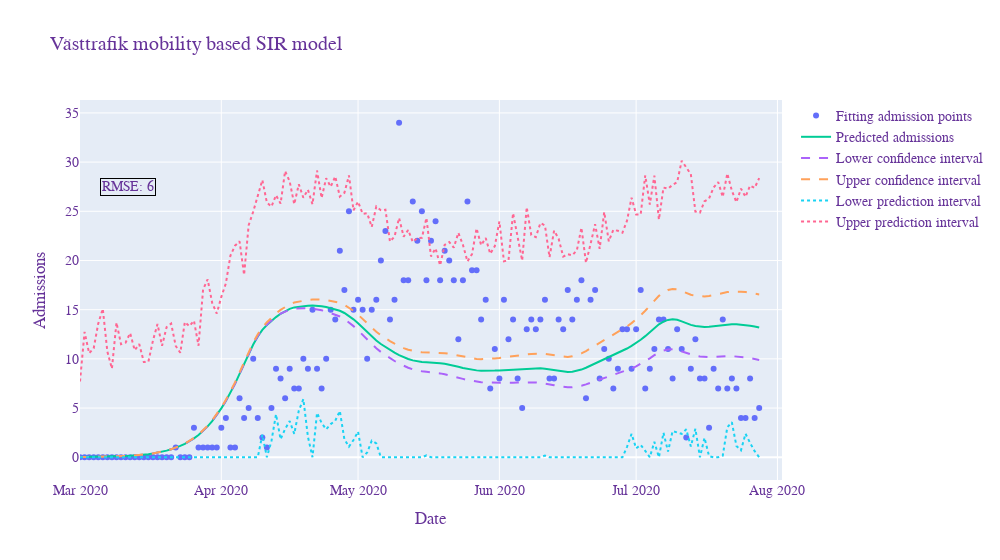

The code cell stored with this chart in its notebook:
### Markdown cell above
Plots confidence intervals of model

### Code cell
numBetas = 5 #number of betas used for normal dist for conf. intervalls
numEpsilon = 20

##################  Confidence intervall calculation
confint = np.zeros([prediction_time,2]) #defines confidence intervall arrays


# Generates an array of betas using normal dist.
betas=np.random.multivariate_normal(popt,pcov,numBetas) 
values = np.zeros((prediction_time,numBetas))

for beta in range(len(betas)): 
  values[:,beta] = (modelfunction(t,*betas[beta]))
  
for day in range(len(t)):
  confint[day,0]=np.quantile(values[day,:],0.025)
  confint[day,1]=np.quantile(values[day,:],0.975)
  

##################  Prediction intervall calculation
#få med beta skattning i predictionsintervall, dvs generera beta och fel för varje dag 

std_residual = np.std(modelfunction(t_fittingdata,*popt)-dailyAdmissions[:fittingPoints], ddof=2) #calcuales standard deviation of residual between model and data
predint = np.zeros([prediction_time,2])

temp = []
pred_matrix = np.zeros((prediction_time,(numBetas*numEpsilon)))
for day in range(prediction_time): #loops trough model values each day a adds the error values generated from t-dist to each prediction 
  for beta in range(len(betas)):
      temp =  np.add(modelfunction(t,*betas[beta])[day],tdist.rvs(prediction_time,0,std_residual,numEpsilon))
      pred_matrix[day,(beta*numEpsilon):(beta*numEpsilon+numEpsilon)] = temp

for day in range(prediction_time): #calculates the prediction intervals
    predint[day,0] = np.quantile(pred_matrix[day],0.025)
    predint[day,1] = np.quantile(pred_matrix[day],0.975)
    
predint = np.clip(predint,0,None) #removes all negative values from lover prediction interval

fig = go.Figure() #Creates a plot using graph objects and then adds each graph to figure
fig.add_trace(go.Scatter( #plots the fitting admission data points
                    x=pd.Series(pd.date_range("2020-03-01", freq="D", periods=fittingPoints)), 
                    y=dailyAdmissions,
                    mode='markers',
                    name='Fitting admission points'))
fig.add_trace(go.Scatter( #plots all the available admission data points
                    x=pd.Series(pd.date_range(pd.to_datetime('2020-03-01')+timedelta(weeks=fittingPoints), freq="D", periods=prediction_time-fittingPoints)),
                    y=dailyAdmissions[fittingPoints:],
                    mode='markers',
                    marker=dict(
                        color='red',
                    ),
                    name='Admission data'))
fig.add_trace(go.Scatter(
                    x=pd.Series(pd.date_range("2020-03-01", freq="D", periods=prediction_time)), 
                    y=modelfunction(t,*popt),
                    mode='lines',
                    name='Predicted admissions'))
fig.add_trace(go.Scatter(
                    x=pd.Series(pd.date_range("2020-03-01", freq="D", periods=prediction_time)), 
                    y=confint[:,0],
                    mode='lines',
                    name='Lower confidence interval',
                    line = dict( width=2, dash='dash')))
fig.add_trace(go.Scatter(
                    x=pd.Series(pd.date_range("2020-03-01", freq="D", periods=prediction_time)), 
                    y=confint[:,1],
                    mode='lines',
                    name='Upper confidence interval',
                    line = dict(width=2, dash='dash')))
fig.add_trace(go.Scatter(
                    x=pd.Series(pd.date_range("2020-03-01", freq="D", periods=prediction_time)), 
                    y=predint[:,0],
                    mode='lines',
                    name='Lower prediction interval',
                    line = dict(width=2, dash='dot')))
fig.add_trace(go.Scatter(
                    x=pd.Series(pd.date_range("2020-03-01", freq="D", periods=prediction_time)), 
                    y=predint[:,1],
                    mode='lines',
                    name='Upper prediction interval',
                    line = dict(width=2, dash='dot')))
fig.add_annotation(x=pd.to_datetime("2020-03-01"),y=0, 
                   text=f"RMSE: {math.floor(mean_squared_error(dailyAdmissions[:prediction_time],modelfunction(t,*popt), squared = False))}",
                   showarrow=False,
                   bordercolor="black",
                   xshift=48,
                   yshift=270
                  )
fig.update_layout(
                    title='Västtrafik mobility based SIR model',
                    xaxis_title='Date',
                    yaxis_title='Admissions',
                    autosize=False,
                    width=1000,
                    xaxis_range=["2020-03-01","2020-08-02"],
                    
                    font=dict(
                      family="Courier New, monospace",
                      size=14,
                      color="RebeccaPurple"
                    )
)
fig.show()

### Figure 1 — Plotly figure (JSON) as saved in the notebook; plotly's stock layout.template omitted (floating-point values rounded to 4 significant figures; data arrays with more than 128 entries replaced by an {"elided": "..."} marker saying what was removed)
{"data": [{"mode": "markers", "name": "Fitting admission points", "type": "scatter", "x": {"elided": "150 str values"}, "y": {"elided": "173 int values"}}, {"marker": {"color": "red"}, "mode": "markers", "name": "Admission data", "type": "scatter", "x": [], "y": [5, 6, 0, 5, 5, 5, 4, 4, 3, 1, 2, 3, 3, 3, 5, 2, 2, 1, 1, 5, 3, 1, 1]}, {"mode": "lines", "name": "Predicted admissions", "type": "scatter", "x": {"elided": "150 str values"}, "y": {"elided": "150 float values"}}, {"line": {"dash": "dash", "width": 2}, "mode": "lines", "name": "Lower confidence interval", "type": "scatter", "x": {"elided": "150 str values"}, "y": {"elided": "150 float values"}}, {"line": {"dash": "dash", "width": 2}, "mode": "lines", "name": "Upper confidence interval", "type": "scatter", "x": {"elided": "150 str values"}, "y": {"elided": "150 float values"}}, {"line": {"dash": "dot", "width": 2}, "mode": "lines", "name": "Lower prediction interval", "type": "scatter", "x": {"elided": "150 str values"}, "y": {"elided": "150 float values"}}, {"line": {"dash": "dot", "width": 2}, "mode": "lines", "name": "Upper prediction interval", "type": "scatter", "x": {"elided": "150 str values"}, "y": {"elided": "150 float values"}}], "layout": {"annotations": [{"bordercolor": "black", "showarrow": false, "text": "RMSE: 6", "x": "2020-03-01T00:00:00", "xshift": 48, "y": 0, "yshift": 270}], "autosize": false, "font": {"color": "RebeccaPurple", "family": "Courier New, monospace", "size": 14}, "title": {"text": "Västtrafik mobility based SIR model"}, "width": 1000, "xaxis": {"range": ["2020-03-01", "2020-08-02"], "title": {"text": "Date"}}, "yaxis": {"title": {"text": "Admissions"}}}}
